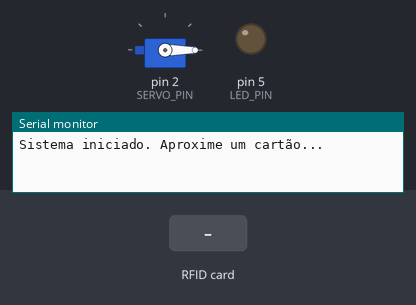
This sketch was run on a simulated Arduino Uno, built with avr-gcc and run on an emulated ATmega328P. Shown: servo, output pins drawn as LEDs (lit = HIGH), the last lines printed to the serial monitor. The test bench sets the inputs (shaded band). Pins used as bus, display or sensor lines are not drawn.

Above: at 1.2 s.
1.3 s: RFID card FF 1F C0 C4 held to the reader
At 2.3 s:
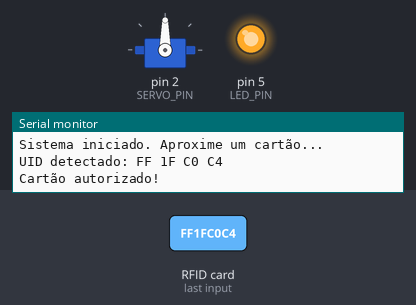
Timing chart, 0 to 7.8 s (numbered marks = the images above; inputs shaded):
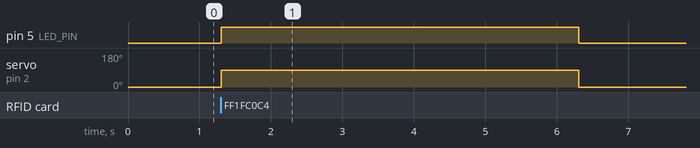

Measured:
- after the input at 1.3 s, pin 5 (LED_PIN): LOW → HIGH at once, → LOW 5.0 s later; servo on pin 2 (SERVO_PIN): 0° → 90° at once, → 0° 5.0 s later

The sketch:

arduino.ino
```cpp
#include <SPI.h>
#include <MFRC522.h>
#include <Servo.h>

#define SS_PIN 10
#define RST_PIN 9
#define LED_PIN 5
#define SERVO_PIN 2

MFRC522 rfid(SS_PIN, RST_PIN);
Servo servoMotor;

// UID autorizado (FF 1F C0 C4)
byte authorizedUID[] = {0xFF, 0x1F, 0xC0, 0xC4};

void setup() {
  Serial.begin(9600);
  SPI.begin();
  rfid.PCD_Init();

  pinMode(LED_PIN, OUTPUT);
  digitalWrite(LED_PIN, LOW);

  servoMotor.attach(SERVO_PIN);
  servoMotor.write(0);

  Serial.println("Sistema iniciado. Aproxime um cartão...");
}

void loop() {

  if (!rfid.PICC_IsNewCardPresent() || !rfid.PICC_ReadCardSerial()) {
    return;
  }

  Serial.print("UID detectado: ");
  for (byte i = 0; i < rfid.uid.size; i++) {
    Serial.print(rfid.uid.uidByte[i], HEX);
    if (i < rfid.uid.size - 1) Serial.print(" ");
  }
  Serial.println();

  // verificar
  if (checkUID(rfid.uid.uidByte)) {
    Serial.println("Cartão autorizado!");
    digitalWrite(LED_PIN, HIGH);
    servoMotor.write(90);
    delay(5000);                  // delay da porta 1000=1
    servoMotor.write(0);
    digitalWrite(LED_PIN, LOW);
  } else {
    Serial.println("Cartão não autorizado.");
  }

  rfid.PICC_HaltA();
  rfid.PCD_StopCrypto1();
}

// comparar UID lido com UID autorizado
bool checkUID(byte *uid) {
  for (byte i = 0; i < 4; i++) {
    if (uid[i] != authorizedUID[i]) {
      return false;
    }
  }
  return true;
}
```
